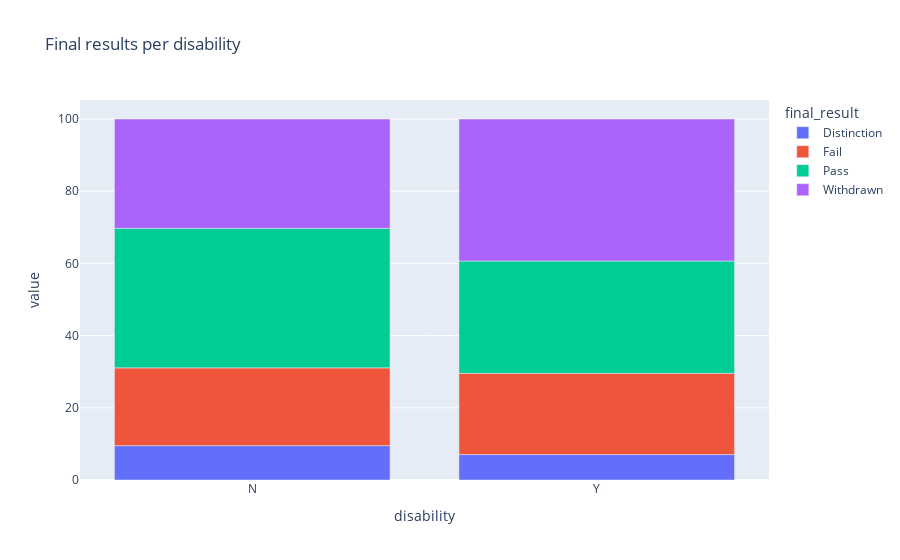

The notebook cell saved with this chart:
### Code cell
# convert numbers to percentages
final_result_disability = round(final_result_disability.div(final_result_disability.sum(axis=1), axis=0), 4) * 100
fig = px.bar(final_result_disability, title="Final results per disability")
fig.show()

### Figure 1 — Plotly figure (JSON) as saved in the notebook; plotly's stock layout.template omitted (floating-point values rounded to 4 significant figures)
{"data": [{"alignmentgroup": "True", "hovertemplate": "final_result=Distinction<br>disability=%{x}<br>value=%{y}<extra></extra>", "legendgroup": "Distinction", "marker": {"color": "#636efa", "pattern": {"shape": ""}}, "name": "Distinction", "offsetgroup": "Distinction", "orientation": "v", "showlegend": true, "textposition": "auto", "type": "bar", "x": ["N", "Y"], "xaxis": "x", "y": [9.52, 7.05], "yaxis": "y"}, {"alignmentgroup": "True", "hovertemplate": "final_result=Fail<br>disability=%{x}<br>value=%{y}<extra></extra>", "legendgroup": "Fail", "marker": {"color": "#EF553B", "pattern": {"shape": ""}}, "name": "Fail", "offsetgroup": "Fail", "orientation": "v", "showlegend": true, "textposition": "auto", "type": "bar", "x": ["N", "Y"], "xaxis": "x", "y": [21.54, 22.5], "yaxis": "y"}, {"alignmentgroup": "True", "hovertemplate": "final_result=Pass<br>disability=%{x}<br>value=%{y}<extra></extra>", "legendgroup": "Pass", "marker": {"color": "#00cc96", "pattern": {"shape": ""}}, "name": "Pass", "offsetgroup": "Pass", "orientation": "v", "showlegend": true, "textposition": "auto", "type": "bar", "x": ["N", "Y"], "xaxis": "x", "y": [38.66, 31.1], "yaxis": "y"}, {"alignmentgroup": "True", "hovertemplate": "final_result=Withdrawn<br>disability=%{x}<br>value=%{y}<extra></extra>", "legendgroup": "Withdrawn", "marker": {"color": "#ab63fa", "pattern": {"shape": ""}}, "name": "Withdrawn", "offsetgroup": "Withdrawn", "orientation": "v", "showlegend": true, "textposition": "auto", "type": "bar", "x": ["N", "Y"], "xaxis": "x", "y": [30.28, 39.35], "yaxis": "y"}], "layout": {"barmode": "relative", "legend": {"title": {"text": "final_result"}, "tracegroupgap": 0}, "title": {"text": "Final results per disability"}, "xaxis": {"anchor": "y", "domain": [0, 1], "title": {"text": "disability"}}, "yaxis": {"anchor": "x", "domain": [0, 1], "title": {"text": "value"}}}}
